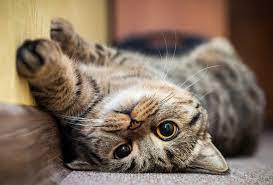
#> input picture data/img/cat05.jpg, 273 x 185 px
$ jupyter execute --allow-errors ex_cv_1.ipynb
#> lines starting #> are read from the running program, lines starting #| are printed output that depends on the picture
## [ 기본적인 이미지 다루기 ]

[cell 1]
### ===> 모듈 로딩
import cv2
import numpy as np

-   [1] 이미지 데이터 로딩 <hr>
    -   컬러 / 회색 이미지 변환 로딩 가능함

[cell 2]
file = "../data/img/cat05.jpg"

[cell 3]
### => 컬러 이미지 로딩 [기본값]
img_rgb = cv2.imread(file, cv2.IMREAD_COLOR)
#> img_rgb is the input picture: shape (185, 273, 3); mean B, G, R 94.7, 111.1, 129.8

### => 회색 이미지 로딩 [기본값]
img_gray = cv2.imread(file, cv2.IMREAD_GRAYSCALE)
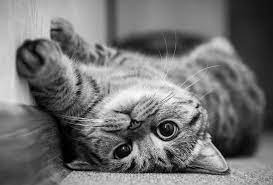
#> img_gray: shape (185, 273); min 0, max 255, mean 114.8

[cell 4]
### 이미지 데이터 정보확인
print(f"[Color IMAGE]")
print(f"SHAPE : {img_rgb.shape}    DIM : {img_rgb.ndim}차원")
#| SHAPE : (185, 273, 3)    DIM : 3차원
print(f"DTYPE : {img_rgb.dtype}    SIZE : {img_rgb.size}바이트")
#| DTYPE : uint8    SIZE : 151515바이트

[cell 5]
### 이미지 데이터 정보확인
print(f"[Gray IMAGE]")
print(f"SHAPE : {img_gray.shape}    DIM : {img_gray.ndim}차원")
#| SHAPE : (185, 273)    DIM : 2차원
print(f"DTYPE : {img_gray.dtype}    SIZE : {img_gray.size}바이트")
#| DTYPE : uint8    SIZE : 50505바이트

[cell 6]
if img_rgb is not None:
    ### => 이미지 창 띄우기
    cv2.imshow("[ COLOR ]", img_rgb)

    while True:
        ### => 이미지 창 제어
        key = cv2.waitKey()
#> (key Esc is pressed here)
        print(f"key =>> {key} - {hex(key)}")
        if key == 27:  # ESC
            cv2.destroyAllWindows()
            break
else:
    print("No image file!!!")

[cell 7]
save_filename = "../data/img/cat05_copy.jpg"
img_file = cv2.imwrite(save_filename, img_rgb)

[cell 8]
img_file = "../data/img/cat02.jpg"
img_file2 = "../data/img/DysonSphere03.jpg"
img = cv2.imread(img_file, cv2.IMREAD_COLOR)
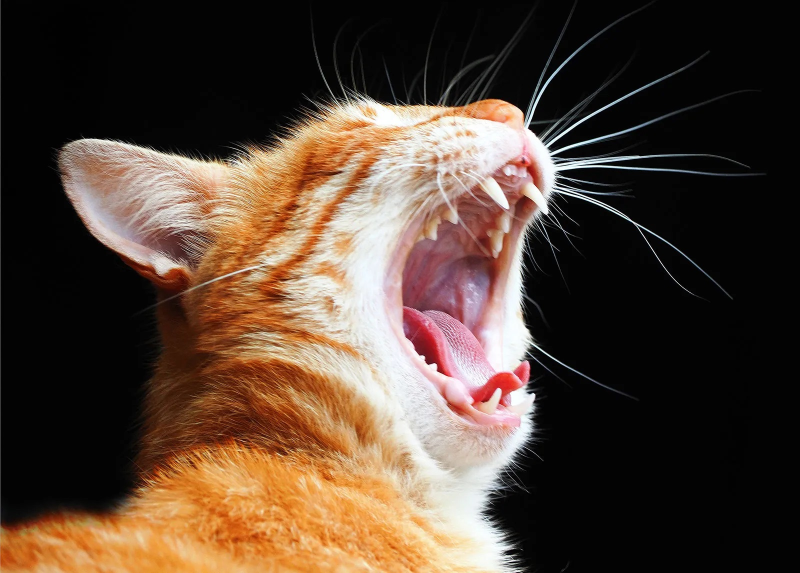
#> input picture data/img/cat02.jpg, 1600 x 1146 px (shown at 1/2 size)
#> img is the input picture: shape (1146, 1600, 3); mean B, G, R 52.8, 65.8, 84.2
img2 = cv2.imread(img_file2, cv2.IMREAD_COLOR)

[cell 9]
img_b, img_g, img_r = cv2.split(img)
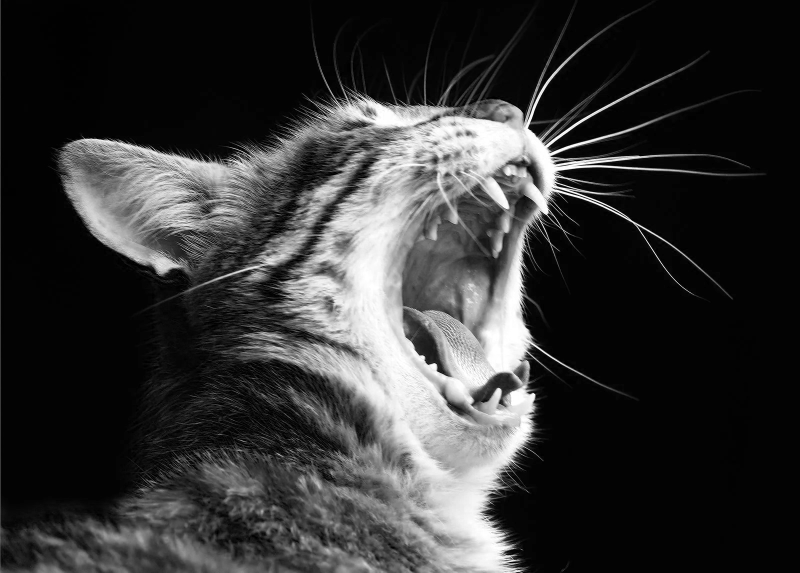
#> img_b: shape (1146, 1600) (shown at 1/2 size); min 0, max 255, mean 52.8
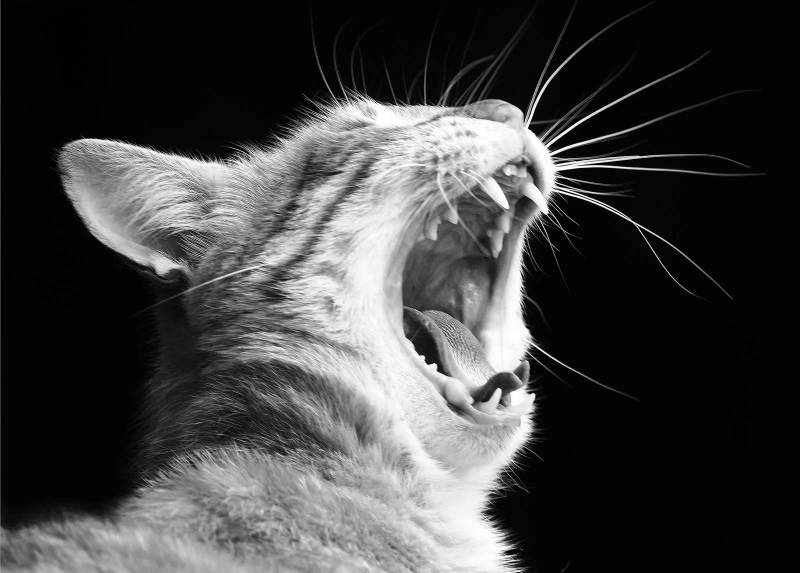
#> img_g: shape (1146, 1600) (shown at 1/2 size); min 0, max 255, mean 65.8
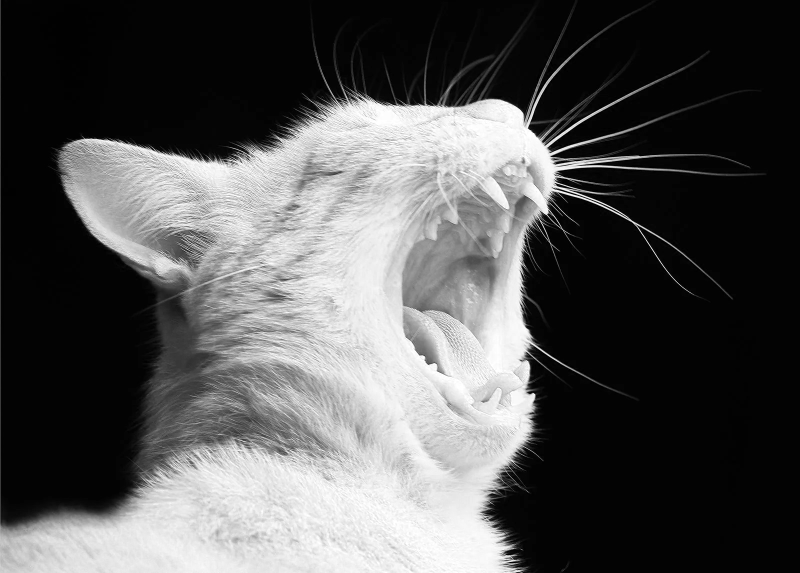
#> img_r: shape (1146, 1600) (shown at 1/2 size); min 0, max 255, mean 84.2

cv2.imshow("[Blue Channel]", img_b)
cv2.waitKey(1000)
cv2.destroyWindow("[Blue Channel]")
cv2.imshow("[Green Channel]", img_g)
cv2.waitKey(1000)
cv2.destroyWindow("[Green Channel]")
cv2.imshow("[Red Channel]", img_r)
cv2.waitKey(1000)
cv2.destroyAllWindows()

[cell 10]
b, g, r = img[:, :, 0], img[:, :, 1], img[:, :, 2]

cv2.imshow("[IMG-R]", r)
cv2.waitKey(1000)
cv2.destroyAllWindows()
cv2.imshow("[IMG-G]", g)
cv2.waitKey(1000)
cv2.destroyAllWindows()
cv2.imshow("[IMG-B]", b)
cv2.waitKey(1000)
cv2.destroyAllWindows()

#> (a cell that did not finish here is left out)

#> (a cell that did not finish here is left out)

[cell 13]
down_img = cv2.resize(img, dsize=(180, 150), interpolation=cv2.INTER_AREA)
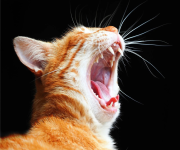
#> down_img: shape (150, 180, 3); mean B, G, R 52.8, 65.8, 84.2
#> (the rest of this cell did not finish here and is left out)

[cell 14]
### 도화지 만들기
img = np.zeros((300, 300), dtype=np.uint8)
img = cv2.cvtColor(img, cv2.COLOR_GRAY2BGR)
#> img: shape (300, 300, 3); every value is 0
img_w = np.full((300, 300), 255, dtype=np.uint8)
img_w = cv2.cvtColor(img_w, cv2.COLOR_GRAY2BGR)
#> img_w: shape (300, 300, 3); every value is 255
img.shape, img.ndim
#> Out = ((300, 300, 3), 3)

[cell 15]
### 이미지 데이터에 그림 그리기
cv2.line(img, (0, 0), (70, 70), (255, 255, 0))
cv2.line(img, (20, 100), (250, 20), (255, 255, 255), 20, cv2.LINE_AA)

print(img.shape)
#| (300, 300, 3)

[cell 16]
cv2.imshow("BLACK", img)
cv2.imshow("WHITE", img_w)
cv2.waitKey(5000)
cv2.destroyAllWindows()

[cell 17]
img = np.full((500, 500, 3), 255, dtype=np.uint8)
cv2.imwrite("../data/img/blank_500.jpg", img)

[cell 18]
img = cv2.imread("../data/img/blank_500.jpg")

cv2.line(img, (50, 50), (150, 50), (255, 0, 0))
#> img: shape (500, 500, 3)
cv2.line(img, (200, 50), (300, 50), (0, 255, 0))
#> img: shape (500, 500, 3); mean B, G, R 254.9, 254.9, 254.8
cv2.line(img, (350, 50), (450, 50), (0, 0, 255))
#> img: shape (500, 500, 3); mean B, G, R 254.8, 254.8, 254.8

cv2.line(img, (100, 100), (400, 100), (255, 255, 0), 10)
cv2.line(img, (100, 150), (400, 150), (255, 0, 255), 10)
cv2.line(img, (100, 200), (400, 200), (0, 255, 255), 10)
cv2.line(img, (100, 250), (400, 250), (200, 200, 200), 10)
cv2.line(img, (100, 300), (400, 300), (0, 0, 0), 10)

cv2.line(img, (100, 350), (400, 400), (0, 0, 255), 20, cv2.LINE_4)
cv2.line(img, (100, 400), (400, 450), (0, 0, 255), 20, cv2.LINE_8)
cv2.line(img, (100, 450), (400, 500), (0, 0, 255), 20, cv2.LINE_AA)
cv2.line(img, (0, 0), (500, 500), (0, 0, 255))

cv2.imshow("lines", img)
cv2.waitKey(10000)
cv2.destroyAllWindows()

[cell 19]
img = cv2.imread("../data/img/blank_500.jpg")

cv2.rectangle(img, (50, 50), (150, 150), (255, 0, 0))
cv2.rectangle(img, (300, 300), (100, 100), (0, 255, 0), 10)
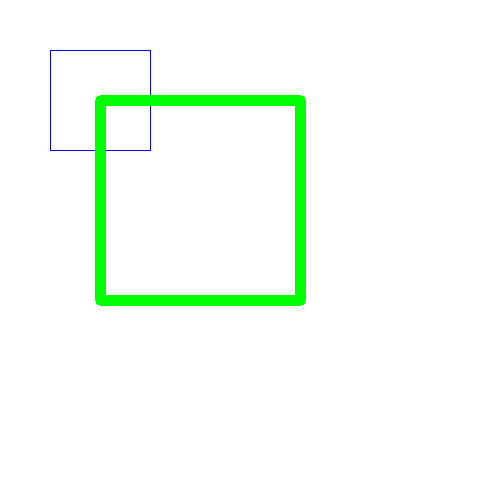
#> img: shape (500, 500, 3); mean B, G, R 246.1, 254.6, 245.7
cv2.rectangle(img, (450, 200), (200, 450), (0, 0, 255), -1)
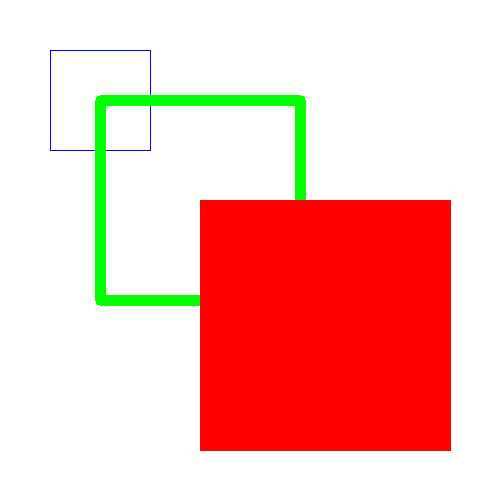
#> img: shape (500, 500, 3); mean B, G, R 184, 190.4, 247.9

cv2.imshow("rectangle", img)
cv2.waitKey(10000)
cv2.destroyAllWindows()

[cell 20]
img = cv2.imread("../data/img/blank_500.jpg")

pts1 = np.array([[50, 50], [150, 150], [100, 140], [200, 240]], dtype=np.int32)
pts2 = np.array([[350, 50], [250, 200], [450, 200]], dtype=np.int32)
pts3 = np.array([[150, 300], [50, 450], [250, 450]], dtype=np.int32)
pts4 = np.array(
    [[350, 250], [450, 350], [400, 450], [300, 450], [250, 350]], dtype=np.int32
)

cv2.polylines(img, [pts1], False, (255, 0, 0))
cv2.polylines(img, [pts2], False, (0, 0, 0), 10)
cv2.polylines(img, [pts3], True, (0, 0, 255), 10)
cv2.polylines(img, [pts4], True, (0, 0, 0))

cv2.imshow("polyline", img)
cv2.waitKey(10000)
cv2.destroyAllWindows()

[cell 21]
img = cv2.imread("../data/img/blank_500.jpg")

cv2.circle(img, (150, 150), 100, (255, 0, 0))
cv2.circle(img, (300, 150), 70, (0, 255, 0), 5)
cv2.circle(img, (400, 150), 50, (0, 0, 255), -1)

cv2.ellipse(img, (50, 300), (50, 50), 0, 0, 360, (0, 0, 255))
cv2.ellipse(img, (150, 300), (50, 50), 0, 0, 180, (255, 0, 0))
cv2.ellipse(img, (200, 300), (50, 50), 0, 181, 360, (0, 0, 255))

cv2.ellipse(img, (325, 300), (75, 50), 0, 0, 360, (0, 255, 0))
cv2.ellipse(img, (450, 300), (50, 75), 0, 0, 360, (255, 0, 255))

cv2.ellipse(img, (50, 425), (50, 75), 15, 0, 360, (0, 0, 0))
cv2.ellipse(img, (200, 425), (50, 75), 45, 0, 360, (0, 0, 0))

cv2.ellipse(img, (350, 425), (50, 75), 45, 0, 180, (0, 0, 255))
cv2.ellipse(img, (400, 425), (50, 75), 45, 181, 360, (255, 0, 0))
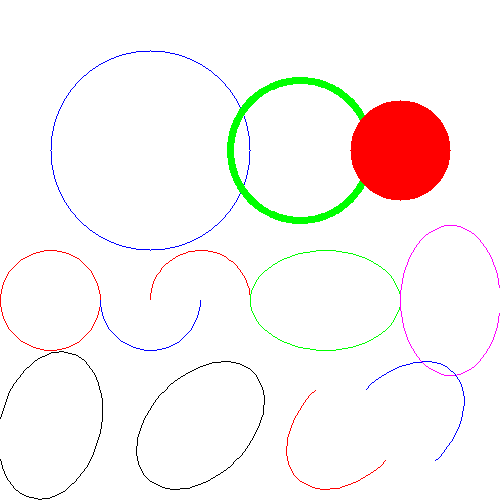
#> img: shape (500, 500, 3); mean B, G, R 242.7, 244.5, 250.4

cv2.imshow("circle", img)
cv2.waitKey(10000)
cv2.destroyAllWindows()

[cell 22]
img = cv2.imread("../data/img/blank_500.jpg")

cv2.putText(img, "Plain", (50, 30), cv2.FONT_HERSHEY_PLAIN, 1, (0, 0, 0))
cv2.putText(img, "Simplex", (50, 70), cv2.FONT_HERSHEY_SIMPLEX, 1, (0, 0, 0))
cv2.putText(img, "Duplex", (50, 110), cv2.FONT_HERSHEY_DUPLEX, 1, (0, 0, 0))
cv2.putText(img, "Simplex", (200, 110), cv2.FONT_HERSHEY_SIMPLEX, 2, (0, 0, 250))

cv2.putText(
    img, "Complex Small", (50, 180), cv2.FONT_HERSHEY_COMPLEX_SMALL, 1, (0, 0, 0)
)
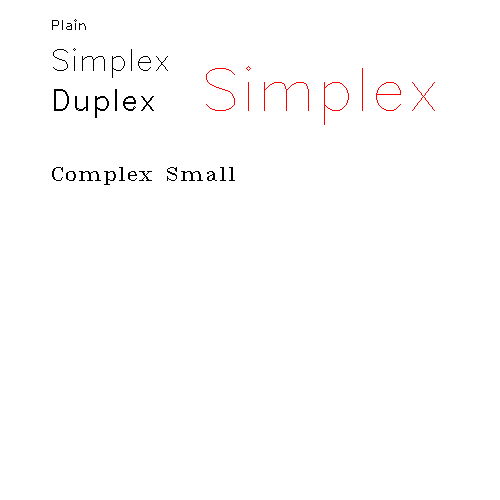
#> img: shape (500, 500, 3); mean B, G, R 253, 253, 253.5
cv2.putText(img, "Complex", (50, 220), cv2.FONT_HERSHEY_COMPLEX, 1, (0, 0, 0))
cv2.putText(img, "Triplex", (50, 260), cv2.FONT_HERSHEY_TRIPLEX, 1, (0, 0, 0))
cv2.putText(img, "Complex", (200, 260), cv2.FONT_HERSHEY_TRIPLEX, 2, (0, 0, 255))

cv2.putText(
    img, "Script Simplex", (50, 330), cv2.FONT_HERSHEY_SCRIPT_SIMPLEX, 1, (0, 0, 0)
)
cv2.putText(
    img, "Script Complex", (50, 370), cv2.FONT_HERSHEY_SCRIPT_COMPLEX, 1, (0, 0, 0)
)

cv2.putText(
    img,
    "Plain Italic",
    (50, 430),
    cv2.FONT_HERSHEY_PLAIN | cv2.FONT_ITALIC,
    1,
    (0, 0, 0),
)
cv2.putText(
    img,
    "Complex Italic",
    (50, 470),
    cv2.FONT_HERSHEY_COMPLEX | cv2.FONT_ITALIC,
    1,
    (0, 0, 0),
)

cv2.imshow("draw text", img)
cv2.waitKey(10000)
cv2.destroyAllWindows()

[cell 23]
img_w3d5 = np.full(((256, 400, 3)), 255, dtype=np.uint8)
cv2.rectangle(img_w3d5, (0, 0), (399, 255), (0, 0, 255), thickness=-1)
cv2.circle(img_w3d5, (150, 100), 32, (255, 255, 255), thickness=-1)
cv2.circle(img_w3d5, (250, 100), 32, (255, 255, 255), thickness=-1)
cv2.circle(img_w3d5, (200, 180), 16, color=(255, 255, 255), thickness=2)
cv2.circle(img_w3d5, (200, 120), 100, (255, 255, 255), thickness=2)

for i in range(100):
    cv2.imshow(str(i), img_w3d5)
    cv2.moveWindow(str(i), np.random.randint(0, 1919), np.random.randint(0, 1079))
cv2.waitKey()
cv2.destroyAllWindows()

[cell 24]
img_w3d5 = cv2.imread("../data/img/KakaoTalk_20240320_172649524.png")

for i in range(100):
    cv2.imshow(str(i), img_w3d5)
    cv2.moveWindow(str(i), np.random.randint(0, 1919), np.random.randint(0, 1079))
cv2.waitKey()
cv2.destroyAllWindows()

[cell 25]
frontalface_model = "../data/haarcascades/haarcascade_frontalface_alt2.xml"
img_file = "../data/img/KakaoTalk_20240314_220343459.jpg"

face_detector = cv2.CascadeClassifier(frontalface_model)

imgNP = cv2.imread(img_file)

face_detections = face_detector.detectMultiScale(imgNP, scaleFactor=1.1)
#> face_detections = ()
print(f"** face_detections RESULT\n{face_detections}")
#| ** face_detections RESULT
#| ()

for x, y, w, h in face_detections:
    cv2.rectangle(imgNP, (x, y), (x + w, y + h), (0, 255, 0), 2)
#> this loop made 0 passes

cv2.imshow("[M]", imgNP)

if cv2.waitKey() or cv2.getWindowProperty("image", cv2.WND_PROP_VISIBLE) < 1:
#> (key Esc is pressed here)
    cv2.destroyAllWindows()
